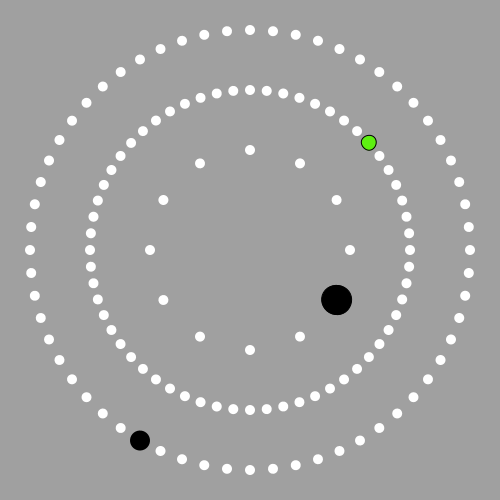
Frame 1 (no input)
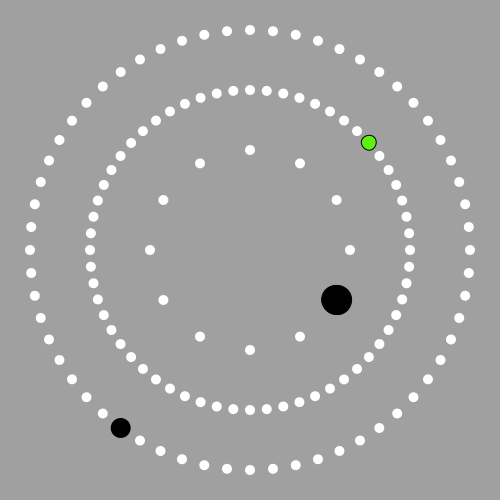
Frame 60 (the mouse pressed at the canvas centre just before this capture)
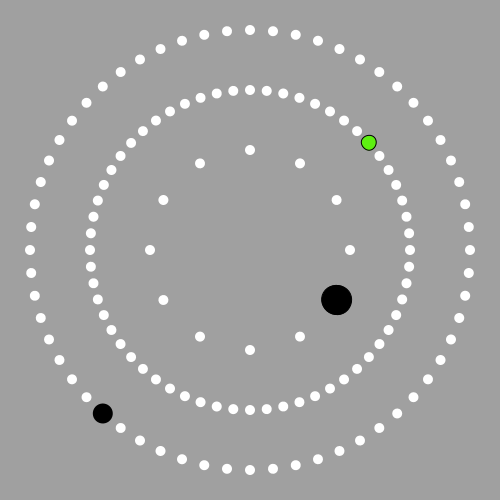
Frame 120 (the mouse held since frame 60 and released just before this capture)

The Processing sketch that drew these frames (run headless with seeded random() and noise(); from frame 60 on, the mouse is pressed at the canvas centre):

// Processing sketch: processing_120181
// ── processing_120181.pde

void setup() {
  size(500,500);  
}

void draw() {  
  
  background(160);
  
  noStroke();
  
  //führung minute
  fill(255);
    translate(width/2, height/2); 
for (int i=0; i<360; i+=6) { 
pushMatrix();
rotate(radians(i)); 
translate(0, -160); 
ellipse(0, 0, 10, 10);
popMatrix();
}

//führung sekunde
fill(255);
for (int i=0; i<360; i+=6) { 
pushMatrix();
rotate(radians(i)); 
translate(0, -220);
ellipse(0, 0, 10, 10);
popMatrix();  
}
//führung stunde
fill(255);
for (int i=0; i<360; i+=30) { 
pushMatrix();
rotate(radians(i));
translate(0, -100); 
ellipse(0, 0, 10, 10);
popMatrix();  
}
  
  
  float sec = map(second(), 0, 60, 0, 360);
  float min = map(minute(), 0,60,0,360);
  float std = map(hour(), 0,12,0,360);
  
  
 
  noStroke();
  //sekundenanzeige
  pushMatrix();
  fill(0);
 rotate(radians(sec));
translate(0,-220);
  ellipse(0,0,20,20);
 popMatrix();
 
  //minutenanzeige
  stroke(0);
  fill(#5EF011);
  pushMatrix();
  rotate(radians(min));
  translate(0,-160);
  ellipse(0,0,15,15);
  popMatrix();
  
  //stundenanzeige
  pushMatrix();
  fill(0);
  rotate(radians(std));
  translate(0,-100);
  ellipse(0,0,30,30);
  popMatrix();
  
   }
